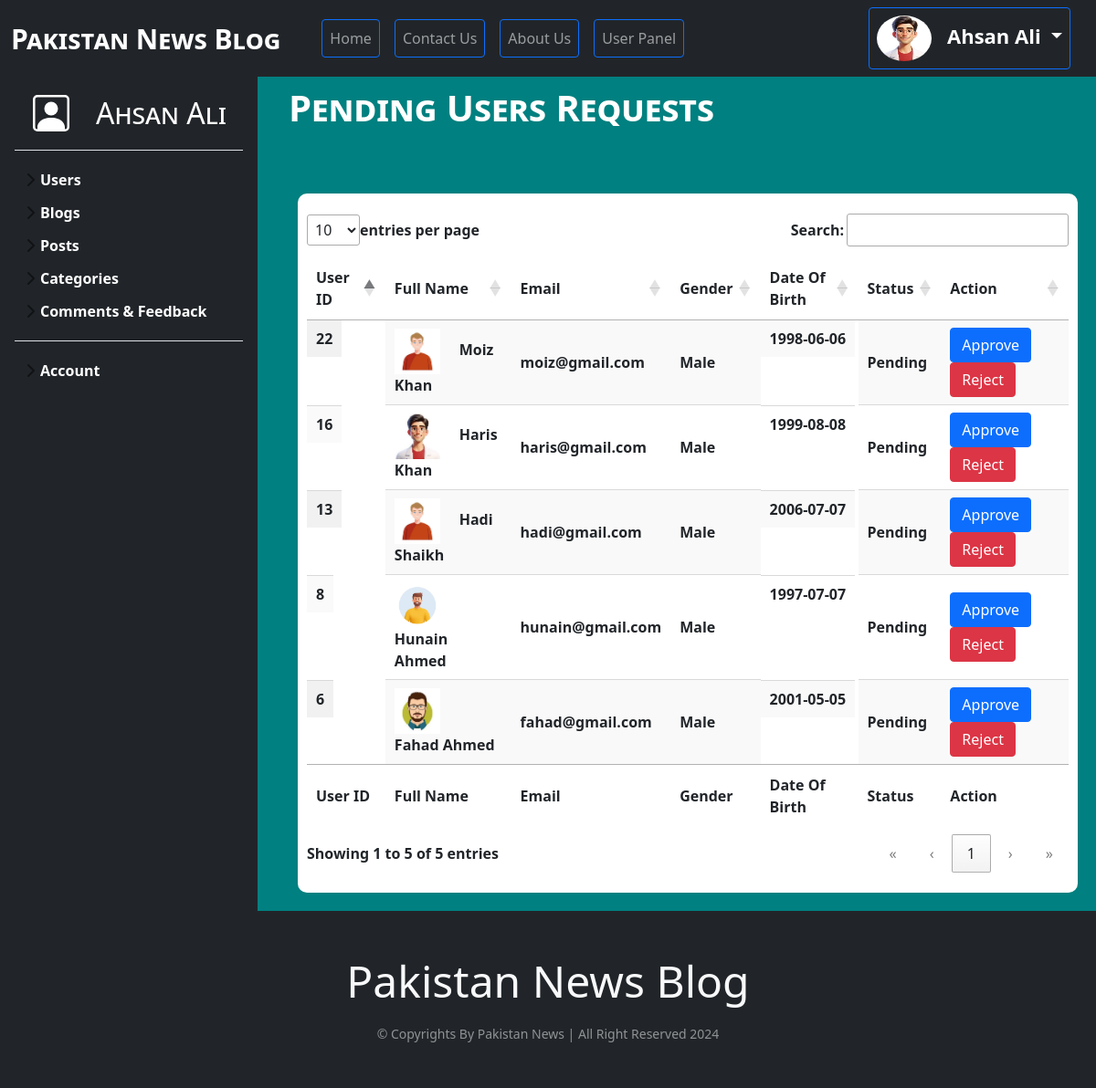
Screenshot of /admin/pending_users.php (signed in) with the database file from the repository.
### tables this page shows
CREATE TABLE `user` (
  `user_id` int(11) NOT NULL AUTO_INCREMENT,
  `role_id` int(11) DEFAULT NULL,
  `first_name` varchar(50) NOT NULL,
  `last_name` varchar(50) NOT NULL,
  `email` varchar(50) DEFAULT NULL,
  `password` text NOT NULL,
  `gender` enum('Male','Female') DEFAULT NULL,
  `date_of_birth` date DEFAULT NULL,
  `user_image` text DEFAULT NULL,
  `address` text DEFAULT NULL,
  `is_approved` enum('Pending','Approved','Rejected') DEFAULT 'Pending',
  `is_active` enum('Active','InActive') DEFAULT NULL,
  `created_at` timestamp NOT NULL DEFAULT current_timestamp() ON UPDATE current_timestamp(),
  `updated_at` timestamp NULL DEFAULT NULL,
  PRIMARY KEY (`user_id`),
  KEY `role_id` (`role_id`),
  CONSTRAINT `user_ibfk_1` FOREIGN KEY (`role_id`) REFERENCES `role` (`role_id`) ON DELETE CASCADE ON UPDATE CASCADE
);

### database_class.php (called while the page is built, shortened)
<?php
    class Database_connection{
        public function __construct(){
            $this->connection = mysqli_connect("localhost","root","","22829_Ahsan_Ali");
        }
    }
   ?>

### admin/pending_users.php (the view, shortened to what this page needs)
<?php include_once("require/header.php"); ?>
<?php require_once ("../database_class.php"); ?>
   	<div class="row">
   		<div class="col-sm-3">
   			<?php include_once("sidebar.php"); ?>
   		</div>
   		<div class="col-sm-9">
   <h1> Pending Users Requests </h1>
   <p style="background-color:<?= $_GET['background_color']??'';?>;
      padding: 10px;
      border-radius: 10px;
      width: 100%;
      text-align: center;
      font-variant: small-caps;
      font-weight: bold;
      color: white;
      font-size: 20px;">
    </p>
   <?php
      $database = new Database_connection();
      $database->query = "SELECT * FROM user u INNER JOIN role r ON u.role_id = r.role_id WHERE u.role_id = '2' AND is_approved = 'Pending' ORDER BY u.user_id DESC";
      $result = $database->result =  mysqli_query($database->connection,$database->query);
    ?>
   <div style="background-color: white; font-weight: bolder; padding: 10px; border-radius: 10px; margin: 20px;">
   <table id="example" class="display" style="width:100%; background-color: white;">
        <thead>
            <tr>
                <th>User ID</th>
                <th>Full Name</th>
                <th>Email</th>
                <th>Gender</th>
                <th style="text-align: left;">Date Of Birth</th>
                <th>Status</th>
                <th>Action</th>
            </tr>
        </thead>
        <tbody>
        <?php
            if($result->num_rows > 0){
                while($data = mysqli_fetch_assoc($result)){
                    extract($data);
         ?>
            <tr>
                <td style="float: left;" data-order="desc" ><?= $user_id ?></td>
                <td> <img src="<?= $user_image ?>" width="50px" height="50px"> &nbsp; &nbsp; <?= $first_name." ".$last_name ?></td>
                <td><?= $email ?></td>
                <td><?= $gender ?></td>
                <td style="float: left;"><?= $date_of_birth ?></td>
                <td><?= $is_approved ?></td>
                <td>
                    <a href="../process.php?status_name=is_approved&status_value=Approved&user_id=<?= $user_id ?>&email=<?= $email ?>" class="btn btn-primary"> Approve </a>
                    <a href="../process.php?status_name=is_approved&status_value=Rejected&user_id=<?= $user_id ?>&email=<?= $email ?>" class="btn btn-danger"> Reject </a>
                </td>
            </tr>
        <?php } } ?>
        </tbody>
        <tfoot>
            <tr>
                <th>User ID</th>
                <th>Full Name</th>
                <th>Email</th>
                <th>Gender</th>
                <th style="text-align: left;">Date Of Birth</th>
                <th>Status</th>
                <th>Action</th>
            </tr>
        </tfoot>
    </table>
    </div>
   		</div>
   	</div>
<?php include_once("require/footer.php"); ?>

### admin/sidebars/sidebars.css (style rules this page uses)
body { min-height: 100vh; min-height: -webkit-fill-available; }
html { height: -webkit-fill-available; }

### admin/Files/dataTables.dataTables.css (style rules this page uses)
:root { --dt-row-selected: 13, 110, 253; --dt-row-selected-text: 255, 255, 255; --dt-row-selected-link: 9, 10, 11; --dt-row-stripe: 0, 0, 0; --dt-row-hover: 0, 0, 0; --dt-column-ordering: 0, 0, 0; --dt-html-background: white; }
table.dataTable thead > tr > th.dt-orderable-asc, table.dataTable thead > tr > th.dt-orderable-desc, table.dataTable thead > tr > th.dt-ordering-asc, table.dataTable thead > tr > th.dt-ordering-desc, table.dataTable thead > tr > td.dt-orderable-asc, table.dataTable thead > tr > td.dt-orderable-desc, table.dataTable thead > tr > td.dt-ordering-asc, table.dataTable thead > tr > td.dt-ordering-desc { position: relative; padding-right: 30px; }
table.dataTable thead > tr > th.dt-orderable-asc, table.dataTable thead > tr > th.dt-orderable-desc, table.dataTable thead > tr > td.dt-orderable-asc, table.dataTable thead > tr > td.dt-orderable-desc { cursor: pointer; }
table.dataTable th, table.dataTable td { box-sizing: border-box; }
table.dataTable thead th, table.dataTable thead td, table.dataTable tfoot th, table.dataTable tfoot td { text-align: left; }
table.dataTable { width: 100%; margin: 0 auto; border-spacing: 0; }
table.dataTable thead th, table.dataTable tfoot th { font-weight: bold; }
table.dataTable > thead > tr > th, table.dataTable > thead > tr > td { padding: 10px; border-bottom: 1px solid rgba(0, 0, 0, 0.3); }
table.dataTable > tfoot > tr > th, table.dataTable > tfoot > tr > td { border-top: 1px solid rgba(0, 0, 0, 0.3); padding: 10px 10px 6px 10px; }
table.dataTable > tbody > tr { background-color: transparent; }
table.dataTable > tbody > tr:first-child > * { border-top: none; }
table.dataTable > tbody > tr:last-child > * { border-bottom: none; }
table.dataTable > tbody > tr > th, table.dataTable > tbody > tr > td { padding: 8px 10px; }
table.dataTable.row-border > tbody > tr > *, table.dataTable.display > tbody > tr > * { border-top: 1px solid rgba(0, 0, 0, 0.15); }
table.dataTable.row-border > tbody > tr:first-child > *, table.dataTable.display > tbody > tr:first-child > * { border-top: none; }
table.dataTable.stripe > tbody > tr:nth-child(odd) > *, table.dataTable.display > tbody > tr:nth-child(odd) > * { box-shadow: inset 0 0 0 9999px rgba(0, 0, 0, 0.023); box-shadow: inset 0 0 0 9999px rgba(var(--dt-row-stripe), 0.023); }
table.dataTable.order-column > tbody tr > .sorting_1, table.dataTable.order-column > tbody tr > .sorting_2, table.dataTable.order-column > tbody tr > .sorting_3, table.dataTable.display > tbody tr > .sorting_1, table.dataTable.display > tbody tr > .sorting_2, table.dataTable.display > tbody tr > .sorting_3 { box-shadow: inset 0 0 0 9999px rgba(0, 0, 0, 0.019); box-shadow: inset 0 0 0 9999px rgba(var(--dt-column-ordering), 0.019); }
table.dataTable.display > tbody > tr:nth-child(odd) > .sorting_1, table.dataTable.order-column.stripe > tbody > tr:nth-child(odd) > .sorting_1 { box-shadow: inset 0 0 0 9999px rgba(0, 0, 0, 0.054); box-shadow: inset 0 0 0 9999px rgba(var(--dt-column-ordering), 0.054); }
div.dt-container div.dt-layout-full > *:only-child { margin-left: auto; margin-right: auto; }

### admin/require/header.php (style rules this page uses)
body { background-color: teal; }

### admin/pending_users.php (style rules this page uses)
h1 { font-variant: small-caps; font-weight: bolder; font-size: 40px; margin-bottom: 20px; padding: 10px; color: white; }

### admin/require/footer.php (style rules this page uses)
html { height: 100%; }
body { min-height: 100vh; display: flex; flex-direction: column; }

### rows the page displays
user: user_id "22", user_image (picture), first_name "Moiz", last_name "Khan", email "moiz@gmail.com", gender "Male", date_of_birth "1998-06-06", is_approved "Pending"
user: user_id "16", user_image (picture), first_name "Haris", last_name "Khan", email "haris@gmail.com", gender "Male", date_of_birth "1999-08-08", is_approved "Pending"
user: user_id "13", user_image (picture), first_name "Hadi", last_name "Shaikh", email "hadi@gmail.com", gender "Male", date_of_birth "2006-07-07", is_approved "Pending"
user: user_id "8", user_image (picture), first_name "Hunain", last_name "Ahmed", email "hunain@gmail.com", gender "Male", date_of_birth "1997-07-07", is_approved "Pending"
user: user_id "6", user_image (picture), first_name "Fahad", last_name "Ahmed", email "fahad@gmail.com", gender "Male", date_of_birth "2001-05-05", is_approved "Pending"

### other values shown
$_SESSION['user']['first_name'] "Ahsan"
$_SESSION['user']['last_name'] "Ali"
